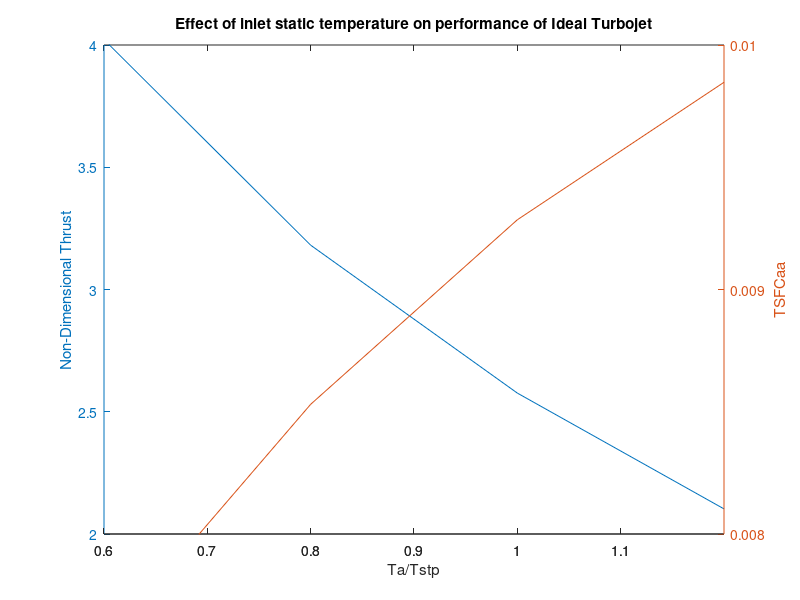

Source code (MATLAB):
clc; clear all;
Ma = 0.75;
Tt4byTstp = 6;
Piic = 15;
gamma = 1.4;
Tstp = 288 ;
TabyTstp = [0.6:0.2:1.2];
Ta = TabyTstp.*Tstp;
Heat = 150 * 288;
TtabyTa = (1+ ((gamma-1)*Ma^2)/2);
Tta = TtabyTa*Ta;
kk = length(Ta);
Towc = (Piic^((gamma-1)/gamma));

for j = 1:4
    Towb(j) = (6/TabyTstp(j))*(1/TtabyTa)*(1/Towc);
    Towt(j) = 1-(TtabyTa)*(1/(6/TabyTstp(j))*(Towc-1));
    Thrust2(j) = Ma*(sqrt(Towb(j)*((TtabyTa*Towc*Towt(j)-1)/(TtabyTa-1)))-1);
    TSFC2(j) = (((6/TabyTstp(j)-(TtabyTa*Towc))*(Ta(j)/(Heat*Ma)))/(sqrt((TtabyTa/(TtabyTa-1))*(Towb(j)-1)*(Towc-1) + Towb(j))-1));
end


[ax,h1,h2] = plotyy(TabyTstp,Thrust2,TabyTstp,TSFC2);
set(ax(1), 'YLim' , [2,4])
set(ax(2), 'YLim' , [0.008,0.01])
set(ax, 'XLim' , [0.6,1.2])
set(ax(1),'YTick',[2:.5:4])
set(ax(2),'YTick',[0.008:.001:0.01])
set(get(ax(1),'Ylabel'),'string','Non-Dimensional Thrust')
set(get(ax(2),'Ylabel'),'string','TSFCaa')
xlabel('Ta/Tstp')
title('Effect of inlet static temperature on performance of Ideal Turbojet') 
%set(ax(1),'Box','off')
